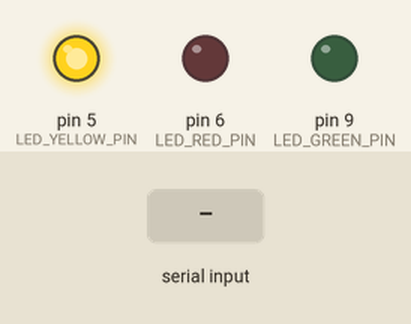
Simulated run of this sketch. Board: Arduino Uno, built with avr-gcc and run on an emulated ATmega328P. On the bench: output pins drawn as LEDs (lit = HIGH). Dashed ring = blinking. The test bench sets the inputs (shaded band). What the sketch prints to the serial monitor is not drawn.

Above: at 0.6 s.
At 1.2 s:
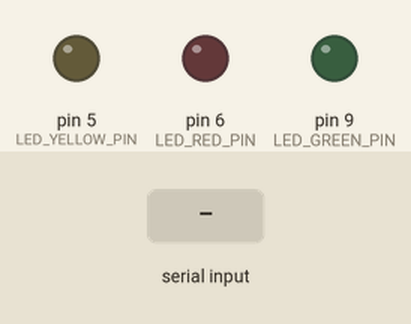
1.3 s: "90,45\n" received over Serial
At 1.9 s:
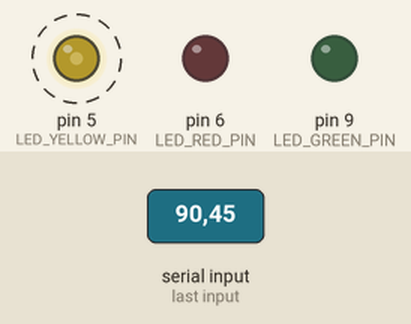
4.3 s: "200\n" received over Serial
7.3 s: "90\n" received over Serial
Timing chart, 0 to 16.3 s (numbered marks = the images above; inputs shaded):
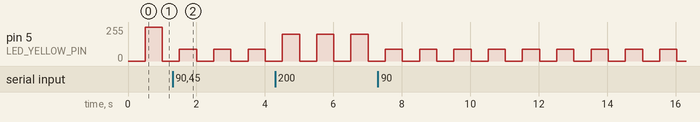

Measured:
- by itself, pin 5 (LED_YELLOW_PIN): alternates 90/255 for 0.50 s and 0/255 for 0.50 s

The sketch:

09_oop_traffic_light_sys.ino
```cpp
#include "Led.h"
#include "LedBlinker.h"
#include "TrafficLight.h"

#define CMD_TRAFFIC_LIGHT_ON            1
#define CMD_TRAFFIC_LIGHT_OUT_OF_ORDER  2
#define CMD_TRAFFIC_LIGHT_OFF           3

#define LED_RED_PIN    6
#define LED_YELLOW_PIN 5
#define LED_GREEN_PIN  9

Led redLed(LED_RED_PIN);
Led yellowLed(LED_YELLOW_PIN);
Led greenLed(LED_GREEN_PIN);
LedBlinker yellowLedBlink(yellowLed);
LedBlinker greenLedBlink(greenLed);
TrafficLight trafficLight(redLed, yellowLed, greenLed, yellowLedBlink, greenLedBlink);

// Initialize time
unsigned long timePrev_ms = millis();
unsigned long toggleDelay_ms = 500;

bool is_tick(int delay_ms)
{
  bool ret_stat = false;

  if ((millis() - timePrev_ms) > delay_ms) { // Time is elapsed
    timePrev_ms = millis();

    ret_stat = true;
  }

  return ret_stat;
}

void setup() {
  // Initalize LEDs
  redLed.init(LOW);
  yellowLed.init(LOW);
  greenLed.init(LOW);
  yellowLedBlink.initLed(LOW);
  greenLedBlink.initLed(LOW);

  // Initialize Serial Port
  Serial.begin(115200);
  Serial.setTimeout(10);
  Serial.println("\n=== ARDUINO LED OOP ===");
  Serial.print(">> cmd: ");

  // Initalize Traffic Light
  trafficLight.out_of_order();
}

void loop() {
  // Receive command from Serial
  if (Serial.available() > 0) { // New data is received
    // int cmd = Serial.parseInt();
    String cmd_str = Serial.readString();
    cmd_str.trim();
    int cmd = cmd_str.toInt();
    Serial.println(cmd);
    if (cmd == CMD_TRAFFIC_LIGHT_ON) {
      trafficLight.on();
      Serial.println("Traffic Light ON.");
    } else if (cmd == CMD_TRAFFIC_LIGHT_OUT_OF_ORDER) {
      trafficLight.out_of_order();
      Serial.println("Traffic Light OUT OF ORDER.");
    } else if (cmd == CMD_TRAFFIC_LIGHT_OFF) {
      trafficLight.off();
      Serial.println("Traffic Light OFF.");
    }
    else if ((cmd >= DIMM_VAL_MIN) && (cmd <= DIMM_VAL_MAX)) {
      trafficLight.set_dimm(cmd);
      Serial.print("Lumen dimming: ");
      Serial.println(cmd);
    }
    else {
      Serial.print("Invalid command, cmd: ");
      Serial.println(cmd);
    }
    Serial.print(">> cmd: ");
  }

  trafficLight.run();
}
```

Led.cpp
```cpp
#include "Arduino.h"
#include "Led.h"

// Constructor
Led::Led(byte pin) // Functon overloading -> Led() def. const.
{
  this->pin = pin; // 'this->' refers to the class attribute
  state = LOW;
}

// Methods
void Led::init()
{
  pinMode(pin, OUTPUT);
}

void Led::init(byte default_state) // Function overloading -> init()
{
  init();

  state = default_state;
  digitalWrite(pin, state);
}

void Led::on()
{
  state = HIGH;
  digitalWrite(pin, HIGH);
}

void Led::on(const byte brightness)
{
  state = HIGH;
  analogWrite(pin, brightness);
}

void Led::off()
{
  state = LOW;
  digitalWrite(pin, LOW);
}

byte Led::get_status()
{
  return state;
}

byte Led::get_io_status()
{
  return digitalRead(pin);
}

byte Led::get_io_dimm_status()
{
  return analogRead(pin);
}

void Led::toggle()
{
  state ^= HIGH;
  digitalWrite(pin, state);
}

void Led::toggle(const byte dimm_val)
{
  state ^= HIGH;
  if (state == HIGH) {
    on(dimm_val);
  } else {
    off();
  }
}
```

Led.h
```cpp
#ifndef LED_H
#define LED_H

#include <Arduino.h>

class Led
{
  private:
    // Attribute
    byte pin;
    byte state;

  public:
    // Constructor
    Led() {} // Default constuctor, DO NOT USE -> need it for the usage the class in another class
    Led(byte pin);

    // Methods
    void init();
    void init(byte default_state); // Function overloading -> init()
    void on();
    void on(const byte brightness);
    void off();
    byte get_status();
    byte get_io_status();
    byte get_io_dimm_status();
    void toggle();
    void toggle(const byte dimm_val);
};

#endif /* LED_H */
```

LedBlinker.cpp
```cpp
#include "Arduino.h"
#include "LedBlinker.h"

#define DEFAULT_BLINK_DELAY_MS   (500u)

// Private Methods

// Public Methods
LedBlinker::LedBlinker(Led &led)
{
  this->led = led;
  timePrev_ms = millis();
  blinkDelay_ms = DEFAULT_BLINK_DELAY_MS;
}

LedBlinker::LedBlinker(Led &led, unsigned long blinkDelay_ms)
{
  this->led = led;
  timePrev_ms = millis();
  this->blinkDelay_ms = blinkDelay_ms;
}

void LedBlinker::initLed(byte default_state)
{
  led.init(default_state);
}

void LedBlinker::blinkLed()
{
  unsigned long timeNow = millis();
  if ((timeNow - timePrev_ms) > blinkDelay_ms) { // Time is elapsed
    timePrev_ms = timeNow;
    led.toggle();
  }
}

void LedBlinker::blinkLed(const byte dimm_val)
{
  unsigned long timeNow = millis();
  if ((timeNow - timePrev_ms) > blinkDelay_ms) { // Time is elapsed
    timePrev_ms = timeNow;
    led.toggle(dimm_val);
  }
}

unsigned long LedBlinker::blinkDelayGet()
{
  return blinkDelay_ms;
}

void LedBlinker::blinkDelaySet(unsigned long blinkDelay_ms)
{
  this->blinkDelay_ms = blinkDelay_ms;
}
```

LedBlinker.h
```cpp
#ifndef LED_BLINKER_H
#define LED_BLINKER_H

#include "Led.h"

class LedBlinker
{
  private:
    // Members
    Led led; // Led class inside the LedBlinker class as an object
    unsigned long timePrev_ms;
    unsigned long blinkDelay_ms;

    // Methods

  public:
    // Contructor
    LedBlinker() {}
    LedBlinker(Led &led); // Take the reference of the object, otherwise a new instance will be created as a copy
    LedBlinker(Led &led, unsigned long blinkDelay_ms);

    void initLed(byte default_state);
    void blinkLed();
    void blinkLed(const byte dimm_val);
    unsigned long blinkDelayGet();
    void blinkDelaySet(unsigned long blinkDelay_ms);
};


#endif /* LED_BLINKER_H */
```

TrafficLight.cpp
```cpp
#include "TrafficLight.h"

#define DEFAULT_BRIGHTNESS_DIMM (255)
#define STATE_DELAY_RED_MS      (5000u)
#define STATE_DELAY_CHANGE_MS   (3000u)
#define STATE_DELAY_GREEN_MS    (5000u)
#define BLINK_DELAY_MS          (500u)

// === Private ===
void TrafficLight::init()
{
  redLed.init(LOW);
  yellowLed.init(LOW);
  greenLed.init(LOW);
  yellowLedBlinker.blinkDelaySet(BLINK_DELAY_MS);
  greenLedBlinker.blinkDelaySet(BLINK_DELAY_MS);
  state = STATE_OFF;
  brightness = DEFAULT_BRIGHTNESS_DIMM;
}

bool TrafficLight::timeTick(int delay_ms)
{
  bool ret_stat = false;

  if ((millis() - timePrev_ms) > delay_ms) { // Time is elapsed
    timePrev_ms = millis();

    ret_stat = true;
  }

  return ret_stat;
}

void TrafficLight::nextState(const unsigned long delay_ms)
{
  if (timeTick(delay_ms) != false) {
    if (state < STATE_YELLOW) {
      state++;
    } else {
      state = STATE_RED;
    }
  }
}

// === Public ===
// Constructor
TrafficLight::TrafficLight(Led &redLed, Led &yellowLed, Led &greenLed, LedBlinker &yellowLedBlinker, LedBlinker &greenLedBlinker)
{
  this->redLed = redLed;
  this->yellowLed = yellowLed;
  this->greenLed = greenLed;
  this->yellowLedBlinker = yellowLedBlinker;
  this->greenLedBlinker = greenLedBlinker;

  init();
}


void TrafficLight::off()
{
  state      = STATE_OFF;
  redLed.off();
  yellowLed.off();
  greenLed.off();
}

void TrafficLight::out_of_order()
{
  state      = STATE_OUT_OF_ORDER;
  redLed.off();
  greenLed.off();
}

void TrafficLight::on()
{
  state = STATE_RED;
}

byte TrafficLight::get_dimm()
{
  return brightness;
}

void TrafficLight::set_dimm(const byte dimm_val)
{
  brightness = dimm_val;
}

void TrafficLight::run()
{
  const bool b_state_updated = (state == state_prev) ? false : true;
  if (b_state_updated != false) {
    state_prev = state;
    timePrev_ms = millis();
  }

  switch (state) {
    case STATE_OUT_OF_ORDER:
      yellowLedBlinker.blinkLed(brightness);
      break;
    case STATE_RED:
      nextState(STATE_DELAY_RED_MS);
      if (b_state_updated != false) {
        redLed.on(brightness);
        yellowLed.off();
      }
      break;
    case STATE_RED_YELLOW:
      nextState(STATE_DELAY_CHANGE_MS);
      if (b_state_updated != false) {
        yellowLed.on(brightness);
      }
      break;
    case STATE_GREEN:
      nextState(STATE_DELAY_GREEN_MS);
      if (b_state_updated != false) {
        redLed.off();
        yellowLed.off();
        greenLed.on(brightness);
      }
      break;
    case STATE_GREEN_BLINK:
      greenLedBlinker.blinkLed(brightness);
      nextState(STATE_DELAY_CHANGE_MS);
      break;
    case STATE_YELLOW:
      nextState(STATE_DELAY_CHANGE_MS);
      if (b_state_updated != false) {
        yellowLed.on(brightness);
        greenLed.off();
      }
      break;
    case STATE_OFF:
    default:
      // NOP
      break;
  }
}
```

TrafficLight.h
```cpp
#ifndef TRAFFIC_LIGHT_H
#define TRAFFIC_LIGHT_H

#include <Arduino.h>

#include "Led.h"
#include "LedBlinker.h"

#define DIMM_VAL_MIN  (10u)
#define DIMM_VAL_MAX  (255u)

class TrafficLight
{
  private:
    Led redLed;
    Led yellowLed;
    Led greenLed;
    LedBlinker yellowLedBlinker;
    LedBlinker greenLedBlinker;

    enum trafficLightState {
      STATE_OFF          = 0,
      STATE_OUT_OF_ORDER = 1,
      STATE_RED          = 2,
      STATE_RED_YELLOW   = 3,
      STATE_GREEN        = 4,
      STATE_GREEN_BLINK  = 5,
      STATE_YELLOW       = 6,
      STATE_MAX          = 7
    };

    unsigned long timePrev_ms;
    int state_prev;
    int state;
    byte brightness;

    void init();
    bool timeTick(int delay_ms);
    void nextState(const unsigned long delay_ms);

  public:
    TrafficLight(); // Default constructor
    TrafficLight(Led &redLed, Led &yellowLed, Led &greenLed, LedBlinker &yellowLedBlinker, LedBlinker &greenLedBlinker);

    void off();
    void out_of_order();
    void on();
    byte get_dimm();
    void set_dimm(const byte dimm_val);
    void run();
};

#endif /* TRAFFIC_LIGHT_H */
```
